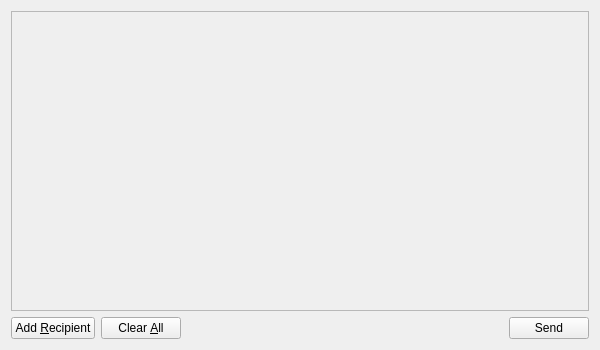
<?xml version="1.0" encoding="UTF-8"?>
<ui version="4.0">
 <class>Form</class>
 <widget class="QWidget" name="Form">
  <property name="geometry">
   <rect>
    <x>0</x>
    <y>0</y>
    <width>600</width>
    <height>350</height>
   </rect>
  </property>
  <property name="windowTitle">
   <string>Form</string>
  </property>
  <layout class="QVBoxLayout" name="topLayout">
   <item>
    <widget class="QScrollArea" name="scrollArea">
     <property name="widgetResizable">
      <bool>true</bool>
     </property>
     <widget class="QWidget" name="scrollAreaWidgetContents">
      <property name="geometry">
       <rect>
        <x>0</x>
        <y>0</y>
        <width>586</width>
        <height>305</height>
       </rect>
      </property>
      <layout class="QVBoxLayout" name="topLayout" stretch="0,1">
       <property name="margin">
        <number>2</number>
       </property>
       <item>
        <layout class="QVBoxLayout" name="entries"/>
       </item>
       <item>
        <spacer name="verticalSpacer">
         <property name="orientation">
          <enum>Qt::Vertical</enum>
         </property>
         <property name="sizeType">
          <enum>QSizePolicy::Expanding</enum>
         </property>
         <property name="sizeHint" stdset="0">
          <size>
           <width>20</width>
           <height>40</height>
          </size>
         </property>
        </spacer>
       </item>
      </layout>
     </widget>
    </widget>
   </item>
   <item>
    <layout class="QHBoxLayout" name="horizontalLayout">
     <item>
      <widget class="QPushButton" name="btnAddRecipient">
       <property name="text">
        <string>Add &amp;Recipient</string>
       </property>
       <property name="icon">
        <iconset resource="../../icons.qrc">
         <normaloff>:/ui/icons/add.png</normaloff>:/ui/icons/add.png</iconset>
       </property>
      </widget>
     </item>
     <item>
      <widget class="QPushButton" name="btnClearAll">
       <property name="text">
        <string>Clear &amp;All</string>
       </property>
       <property name="icon">
        <iconset resource="../../icons.qrc">
         <normaloff>:/ui/icons/remove.png</normaloff>:/ui/icons/remove.png</iconset>
       </property>
      </widget>
     </item>
     <item>
      <spacer name="horizontalSpacer">
       <property name="orientation">
        <enum>Qt::Horizontal</enum>
       </property>
       <property name="sizeHint" stdset="0">
        <size>
         <width>40</width>
         <height>20</height>
        </size>
       </property>
      </spacer>
     </item>
     <item>
      <widget class="QPushButton" name="btnSend">
       <property name="text">
        <string>Send</string>
       </property>
       <property name="icon">
        <iconset resource="../../icons.qrc">
         <normaloff>:/ui/icons/send.png</normaloff>:/ui/icons/send.png</iconset>
       </property>
      </widget>
     </item>
    </layout>
   </item>
  </layout>
 </widget>
 <tabstops>
  <tabstop>scrollArea</tabstop>
  <tabstop>btnAddRecipient</tabstop>
  <tabstop>btnClearAll</tabstop>
  <tabstop>btnSend</tabstop>
 </tabstops>
 <resources>
  <include location="../../icons.qrc"/>
 </resources>
 <connections/>
</ui>
